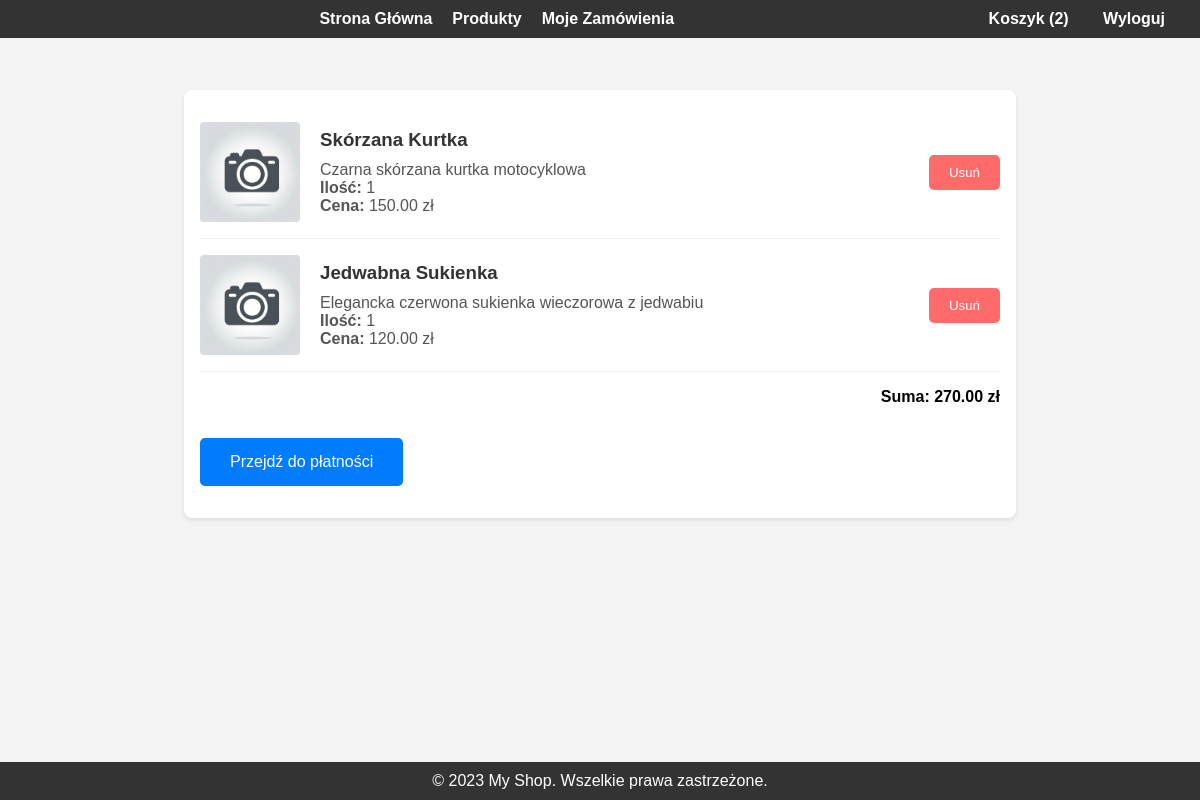
The app's page /cart/ (signed in), older data.
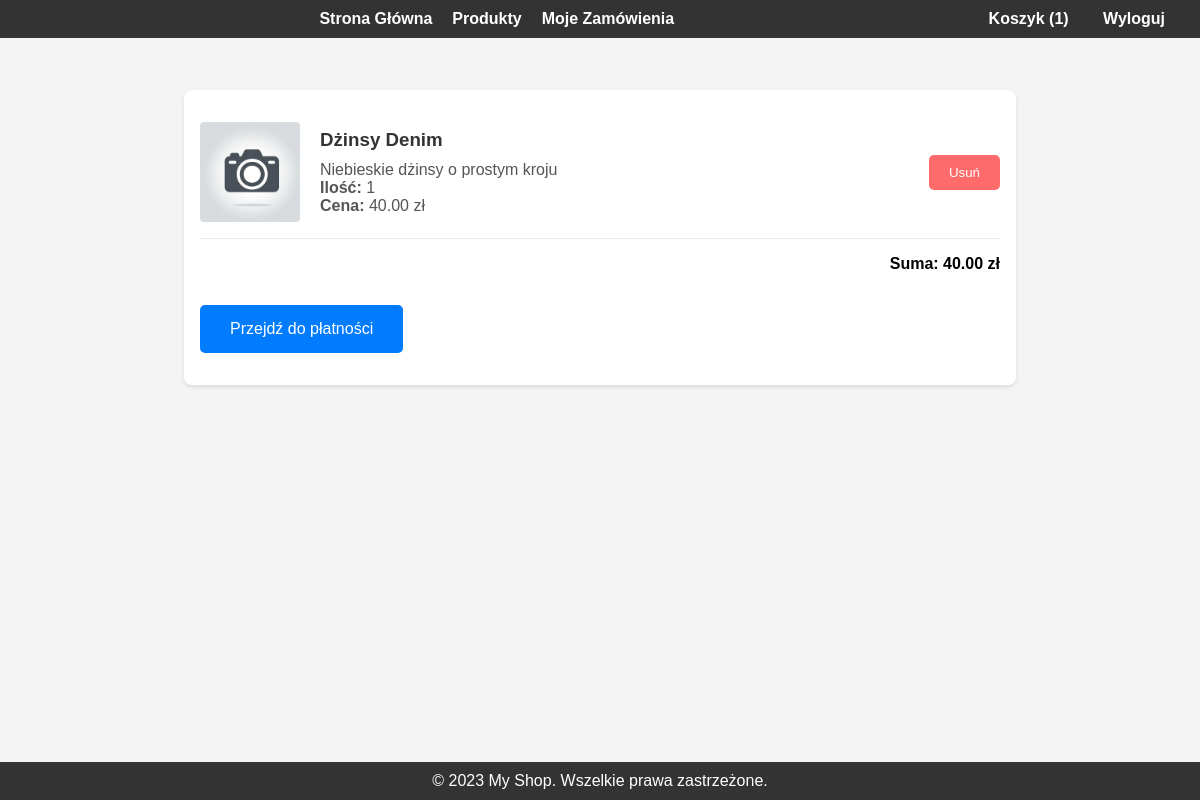
The same page, newer data.
### shop/models.py (models this page shows, shortened)
class Cart(models.Model):
    user = models.ForeignKey('auth.User', on_delete=models.CASCADE)
    product = models.ForeignKey(Product, on_delete=models.CASCADE)
    quantity = models.IntegerField()

class Product(models.Model):
    name = models.CharField(max_length=100)
    description = models.TextField()
    price = models.DecimalField(max_digits=10, decimal_places=2)
    stock = models.IntegerField()
    photo = models.ImageField(upload_to='products/',null=True, blank=True)

### shop/views.py (the view)
# urls.py: path('cart/', views.cart_detail, name='cart_detail'),
def cart_detail(request):
    cart_items = Cart.objects.filter(user=request.user)
    total_price = sum(item.product.price * item.quantity for item in cart_items)
    return render(request, 'cart_detail.html', {'cart_items': cart_items, 'total_price': total_price})

### shop/context_processors.py (called while the page is built)
def cart_item_count(request):
    if request.user.is_authenticated:
        return {'cart_item_count': Cart.objects.filter(user=request.user).count()}
    return {'cart_item_count': 0}

### templates/cart_detail.html (shortened to what this page needs)
{% extends 'base.html' %}
{% load static %}
{% load i18n %}
{% load  %}
{% block content %}
<div class="cart-container">
    {% for item in cart_items %}
        <div class="cart-item">
            <img class="product-image" src="{% if product.photo %}{{ product.img_url }}{% else %}{% static 'images/placeholder.png' %}{% endif %}" alt="{{ product.name }}">
            <div class="cart-item-details">
                <h3>{{ item.product.name }}</h3>
                <p>{{ item.product.description }}</p>
                <p><strong>{% trans "Ilość" %}:</strong> {{ item.quantity }}</p>
                <p><strong>{% trans "Cena" %}:</strong> {{ item.product.price }} zł</p>
            </div>
            <form action="{% url 'remove_from_cart' item.id %}" method="post" class="remove-item-form">
                <button type="submit" class="remove-item-btn">{% trans "Usuń" %}</button>
            </form>
        </div>
    {% empty %}
        <p class="empty-cart-message">{% trans "Twój koszyk jest pusty." %}</p>
    {% endfor %}
    {% if cart_items %}
    <div class="summary-price">
        {% trans "Suma:" %} {{ total_price|floatformat:2 }} zł
    </div>
    <a href="{% url 'payment_page' %}" class="place-order-btn">Przejdź do płatności</a>
{% endif %}
</div>
{% endblock content %}

Row changes from the older to the newer data that the page shows:
removed Cart: product.name "Skórzana Kurtka", product.description "Czarna skórzana kurtka motocyklowa", quantity "1", product.price "150.00"
removed Cart: product.name "Jedwabna Sukienka", product.description "Elegancka czerwona sukienka wieczorowa z jedwabiu", quantity "1", product.price "120.00"
added Cart: product.name "Dżinsy Denim", product.description "Niebieskie dżinsy o prostym kroju", quantity "1", product.price "40.00"
Text that changed along with them:
{{ cart_item_count }}: "2" → "1"
{{ total_price|floatformat:2 }}: "270.00" → "40.00"
